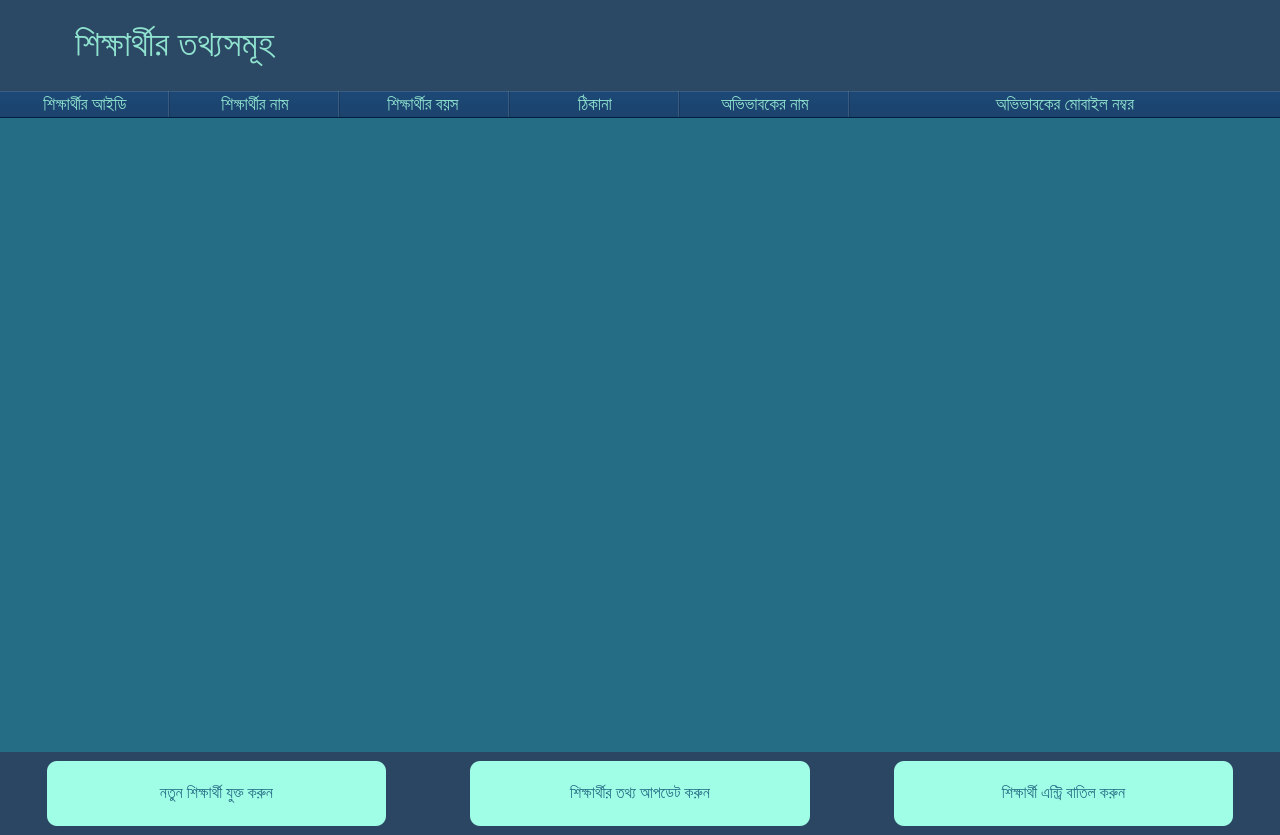
      <widget class="QWidget" name="student_page">
       <property name="minimumSize">
        <size>
         <width>1280</width>
         <height>720</height>
        </size>
       </property>
       <layout class="QHBoxLayout" name="horizontalLayout">
        <property name="leftMargin">
         <number>0</number>
        </property>
        <property name="topMargin">
         <number>0</number>
        </property>
        <property name="rightMargin">
         <number>0</number>
        </property>
        <property name="bottomMargin">
         <number>0</number>
        </property>
        <item>
         <widget class="QFrame" name="student_frame">
          <property name="minimumSize">
           <size>
            <width>1280</width>
            <height>720</height>
           </size>
          </property>
          <property name="styleSheet">
           <string notr="true">border-radius: 0;</string>
          </property>
          <property name="frameShape">
           <enum>QFrame::StyledPanel</enum>
          </property>
          <property name="frameShadow">
           <enum>QFrame::Raised</enum>
          </property>
          <layout class="QVBoxLayout" name="verticalLayout">
           <property name="spacing">
            <number>0</number>
           </property>
           <property name="leftMargin">
            <number>0</number>
           </property>
           <property name="topMargin">
            <number>0</number>
           </property>
           <property name="rightMargin">
            <number>0</number>
           </property>
           <property name="bottomMargin">
            <number>0</number>
           </property>
           <item>
            <widget class="QFrame" name="top_frame">
             <property name="minimumSize">
              <size>
               <width>1251</width>
               <height>91</height>
              </size>
             </property>
             <property name="styleSheet">
              <string notr="true">background-color: #2B4865;</string>
             </property>
             <property name="frameShape">
              <enum>QFrame::StyledPanel</enum>
             </property>
             <property name="frameShadow">
              <enum>QFrame::Raised</enum>
             </property>
             <layout class="QHBoxLayout" name="horizontalLayout_4">
              <item>
               <widget class="QPushButton" name="std_btn_back_to_home">
                <property name="sizePolicy">
                 <sizepolicy hsizetype="Preferred" vsizetype="Preferred">
                  <horstretch>0</horstretch>
                  <verstretch>0</verstretch>
                 </sizepolicy>
                </property>
                <property name="minimumSize">
                 <size>
                  <width>0</width>
                  <height>60</height>
                 </size>
                </property>
                <property name="maximumSize">
                 <size>
                  <width>60</width>
                  <height>60</height>
                 </size>
                </property>
                <property name="baseSize">
                 <size>
                  <width>0</width>
                  <height>4</height>
                 </size>
                </property>
                <property name="font">
                 <font>
                  <pointsize>11</pointsize>
                 </font>
                </property>
                <property name="cursor">
                 <cursorShape>PointingHandCursor</cursorShape>
                </property>
                <property name="mouseTracking">
                 <bool>true</bool>
                </property>
                <property name="styleSheet">
                 <string notr="true">QPushButton {
	background-color: #2B4865 #256D85;
	border: none;
}

QPushButton:hover:!pressed
{
	background-color:  #256D85;
	border-radius: 30px;
}</string>
                </property>
                <property name="text">
                 <string/>
                </property>
                <property name="icon">
                 <iconset>
                  <normaloff>../Images/back_icon.png</normaloff>../Images/back_icon.png</iconset>
                </property>
                <property name="iconSize">
                 <size>
                  <width>200</width>
                  <height>200</height>
                 </size>
                </property>
                <property name="autoDefault">
                 <bool>false</bool>
                </property>
                <property name="default">
                 <bool>false</bool>
                </property>
                <property name="flat">
                 <bool>false</bool>
                </property>
               </widget>
              </item>
              <item>
               <widget class="QLabel" name="std_lbl_headline">
                <property name="font">
                 <font>
                  <family>Hind Siliguri Medium</family>
                  <pointsize>27</pointsize>
                 </font>
                </property>
                <property name="styleSheet">
                 <string notr="true">color: #8FE3CF</string>
                </property>
                <property name="text">
                 <string>শিক্ষার্থীর তথ্যসমূহ </string>
                </property>
                <property name="alignment">
                 <set>Qt::AlignLeading|Qt::AlignLeft|Qt::AlignVCenter</set>
                </property>
               </widget>
              </item>
             </layout>
            </widget>
           </item>
           <item>
            <widget class="QFrame" name="mid_frame">
             <property name="minimumSize">
              <size>
               <width>1251</width>
               <height>661</height>
              </size>
             </property>
             <property name="styleSheet">
              <string notr="true">background-color: rgb(255, 220, 243);</string>
             </property>
             <property name="frameShape">
              <enum>QFrame::StyledPanel</enum>
             </property>
             <property name="frameShadow">
              <enum>QFrame::Raised</enum>
             </property>
             <layout class="QHBoxLayout" name="horizontalLayout_5">
              <property name="leftMargin">
               <number>0</number>
              </property>
              <property name="topMargin">
               <number>0</number>
              </property>
              <property name="rightMargin">
               <number>0</number>
              </property>
              <property name="bottomMargin">
               <number>0</number>
              </property>
              <item>
               <widget class="QTableWidget" name="std_tableWidget">
                <property name="font">
                 <font>
                  <pointsize>11</pointsize>
                 </font>
                </property>
                <property name="styleSheet">
                 <string notr="true">QHeaderView::section {
	background-color: #002B5B;
    color: rgb(143, 227, 207);
}



QTableWidget {
	background-color: #256D85;
	gridline-color: rgb(255, 255, 255);
	color: #fff;
}

</string>
                </property>
                <property name="frameShape">
                 <enum>QFrame::NoFrame</enum>
                </property>
                <property name="frameShadow">
                 <enum>QFrame::Raised</enum>
                </property>
                <property name="lineWidth">
                 <number>1</number>
                </property>
                <property name="verticalScrollBarPolicy">
                 <enum>Qt::ScrollBarAsNeeded</enum>
                </property>
                <property name="sizeAdjustPolicy">
                 <enum>QAbstractScrollArea::AdjustToContentsOnFirstShow</enum>
                </property>
                <property name="alternatingRowColors">
                 <bool>false</bool>
                </property>
                <property name="textElideMode">
                 <enum>Qt::ElideLeft</enum>
                </property>
                <property name="showGrid">
                 <bool>true</bool>
                </property>
                <property name="gridStyle">
                 <enum>Qt::SolidLine</enum>
                </property>
                <property name="sortingEnabled">
                 <bool>true</bool>
                </property>
                <property name="cornerButtonEnabled">
                 <bool>true</bool>
                </property>
                <property name="rowCount">
                 <number>0</number>
                </property>
                <property name="columnCount">
                 <number>6</number>
                </property>
                <attribute name="horizontalHeaderCascadingSectionResizes">
                 <bool>true</bool>
                </attribute>
                <attribute name="horizontalHeaderDefaultSectionSize">
                 <number>170</number>
                </attribute>
                <attribute name="horizontalHeaderHighlightSections">
                 <bool>true</bool>
                </attribute>
                <attribute name="horizontalHeaderShowSortIndicator" stdset="0">
                 <bool>true</bool>
                </attribute>
                <attribute name="horizontalHeaderStretchLastSection">
                 <bool>true</bool>
                </attribute>
                <attribute name="verticalHeaderVisible">
                 <bool>false</bool>
                </attribute>
                <attribute name="verticalHeaderCascadingSectionResizes">
                 <bool>false</bool>
                </attribute>
                <attribute name="verticalHeaderDefaultSectionSize">
                 <number>35</number>
                </attribute>
                <attribute name="verticalHeaderMinimumSectionSize">
                 <number>29</number>
                </attribute>
                <column>
                 <property name="text">
                  <string>শিক্ষার্থীর আইডি</string>
                 </property>
                 <property name="font">
                  <font>
                   <family>Hind Siliguri Medium</family>
                   <pointsize>13</pointsize>
                  </font>
                 </property>
                 <property name="textAlignment">
                  <set>AlignCenter</set>
                 </property>
                </column>
                <column>
                 <property name="text">
                  <string>শিক্ষার্থীর নাম</string>
                 </property>
                 <property name="font">
                  <font>
                   <family>Hind Siliguri Medium</family>
                   <pointsize>13</pointsize>
                  </font>
                 </property>
                 <property name="textAlignment">
                  <set>AlignCenter</set>
                 </property>
                </column>
                <column>
                 <property name="text">
                  <string>শিক্ষার্থীর বয়স </string>
                 </property>
                 <property name="font">
                  <font>
                   <family>Hind Siliguri Medium</family>
                   <pointsize>13</pointsize>
                  </font>
                 </property>
                 <property name="textAlignment">
                  <set>AlignCenter</set>
                 </property>
                </column>
                <column>
                 <property name="text">
                  <string>ঠিকানা</string>
                 </property>
                 <property name="font">
                  <font>
                   <family>Hind Siliguri Medium</family>
                   <pointsize>13</pointsize>
                  </font>
                 </property>
                 <property name="textAlignment">
                  <set>AlignCenter</set>
                 </property>
                </column>
                <column>
                 <property name="text">
                  <string>অভিভাবকের নাম</string>
                 </property>
                 <property name="font">
                  <font>
                   <family>Hind Siliguri Medium</family>
                   <pointsize>13</pointsize>
                  </font>
                 </property>
                 <property name="textAlignment">
                  <set>AlignCenter</set>
                 </property>
                </column>
                <column>
                 <property name="text">
                  <string>অভিভাবকের মোবাইল নম্বর</string>
                 </property>
                 <property name="font">
                  <font>
                   <family>Hind Siliguri Medium</family>
                   <pointsize>13</pointsize>
                   <stylestrategy>PreferDefault</stylestrategy>
                   <kerning>true</kerning>
                  </font>
                 </property>
                 <property name="textAlignment">
                  <set>AlignCenter</set>
                 </property>
                </column>
               </widget>
              </item>
             </layout>
            </widget>
           </item>
           <item>
            <widget class="QFrame" name="bottom_frame">
             <property name="minimumSize">
              <size>
               <width>1251</width>
               <height>83</height>
              </size>
             </property>
             <property name="styleSheet">
              <string notr="true">background-color: rgb(42, 70, 98);</string>
             </property>
             <property name="frameShape">
              <enum>QFrame::StyledPanel</enum>
             </property>
             <property name="frameShadow">
              <enum>QFrame::Raised</enum>
             </property>
             <layout class="QHBoxLayout" name="horizontalLayout_6">
              <item>
               <spacer name="horizontalSpacer_4">
                <property name="orientation">
                 <enum>Qt::Horizontal</enum>
                </property>
                <property name="sizeHint" stdset="0">
                 <size>
                  <width>38</width>
                  <height>20</height>
                 </size>
                </property>
               </spacer>
              </item>
              <item>
               <widget class="QPushButton" name="std_btn_add_student">
                <property name="sizePolicy">
                 <sizepolicy hsizetype="Preferred" vsizetype="Preferred">
                  <horstretch>230</horstretch>
                  <verstretch>40</verstretch>
                 </sizepolicy>
                </property>
                <property name="minimumSize">
                 <size>
                  <width>251</width>
                  <height>41</height>
                 </size>
                </property>
                <property name="font">
                 <font>
                  <family>Hind Siliguri Medium</family>
                  <pointsize>12</pointsize>
                  <weight>50</weight>
                  <bold>false</bold>
                 </font>
                </property>
                <property name="cursor">
                 <cursorShape>PointingHandCursor</cursorShape>
                </property>
                <property name="styleSheet">
                 <string notr="true">QPushButton {
background-color: rgb(160, 253, 230);
color:  #256D85 ;
border-radius: 10px;
}

QPushButton::hover {
	
	background-color: rgb(143, 227, 207);
	color: #2B4865;

}</string>
                </property>
                <property name="text">
                 <string>নতুন শিক্ষার্থী যুক্ত করুন</string>
                </property>
                <property name="icon">
                 <iconset>
                  <normaloff>../../../../../../Cache_Empower/V6/Teacher/Frontend/Images/add_icon.png</normaloff>../../../../../../Cache_Empower/V6/Teacher/Frontend/Images/add_icon.png</iconset>
                </property>
                <property name="iconSize">
                 <size>
                  <width>25</width>
                  <height>25</height>
                 </size>
                </property>
               </widget>
              </item>
              <item>
               <spacer name="horizontalSpacer">
                <property name="orientation">
                 <enum>Qt::Horizontal</enum>
                </property>
                <property name="sizeHint" stdset="0">
                 <size>
                  <width>78</width>
                  <height>20</height>
                 </size>
                </property>
               </spacer>
              </item>
              <item>
               <widget class="QPushButton" name="std_btn_update_info">
                <property name="sizePolicy">
                 <sizepolicy hsizetype="Preferred" vsizetype="Preferred">
                  <horstretch>230</horstretch>
                  <verstretch>40</verstretch>
                 </sizepolicy>
                </property>
                <property name="minimumSize">
                 <size>
                  <width>290</width>
                  <height>40</height>
                 </size>
                </property>
                <property name="font">
                 <font>
                  <family>Hind Siliguri Medium</family>
                  <pointsize>12</pointsize>
                  <weight>50</weight>
                  <bold>false</bold>
                 </font>
                </property>
                <property name="cursor">
                 <cursorShape>PointingHandCursor</cursorShape>
                </property>
                <property name="styleSheet">
                 <string notr="true">QPushButton {
background-color: rgb(160, 253, 230);
color:  #256D85 ;
border-radius: 10px;
}

QPushButton::hover {
	
	background-color: rgb(143, 227, 207);
	color: #2B4865;

}</string>
                </property>
                <property name="text">
                 <string>শিক্ষার্থীর তথ্য আপডেট করুন</string>
                </property>
                <property name="icon">
                 <iconset>
                  <normaloff>../Images/edit_icon.png</normaloff>../Images/edit_icon.png</iconset>
                </property>
                <property name="iconSize">
                 <size>
                  <width>20</width>
                  <height>25</height>
                 </size>
                </property>
               </widget>
              </item>
              <item>
               <spacer name="horizontalSpacer_2">
                <property name="orientation">
                 <enum>Qt::Horizontal</enum>
                </property>
                <property name="sizeHint" stdset="0">
                 <size>
                  <width>78</width>
                  <height>20</height>
                 </size>
                </property>
               </spacer>
              </item>
              <item>
               <widget class="QPushButton" name="std_btn_remove_student">
                <property name="sizePolicy">
                 <sizepolicy hsizetype="Minimum" vsizetype="Minimum">
                  <horstretch>230</horstretch>
                  <verstretch>40</verstretch>
                 </sizepolicy>
                </property>
                <property name="minimumSize">
                 <size>
                  <width>260</width>
                  <height>40</height>
                 </size>
                </property>
                <property name="font">
                 <font>
                  <family>Hind Siliguri Medium</family>
                  <pointsize>12</pointsize>
                 </font>
                </property>
                <property name="cursor">
                 <cursorShape>PointingHandCursor</cursorShape>
                </property>
                <property name="styleSheet">
                 <string notr="true">QPushButton {
background-color: rgb(160, 253, 230);
color:  #256D85 ;
border-radius: 10px;
}

QPushButton::hover {
	
	background-color: rgb(143, 227, 207);
	color: #2B4865;

}</string>
                </property>
                <property name="text">
                 <string>শিক্ষার্থী এন্ট্রি বাতিল করুন</string>
                </property>
                <property name="icon">
                 <iconset>
                  <normaloff>../Images/trash_icon.png</normaloff>../Images/trash_icon.png</iconset>
                </property>
               </widget>
              </item>
              <item>
               <spacer name="horizontalSpacer_3">
                <property name="orientation">
                 <enum>Qt::Horizontal</enum>
                </property>
                <property name="sizeHint" stdset="0">
                 <size>
                  <width>38</width>
                  <height>20</height>
                 </size>
                </property>
               </spacer>
              </item>
             </layout>
            </widget>
           </item>
          </layout>
         </widget>
        </item>
       </layout>
      </widget>
